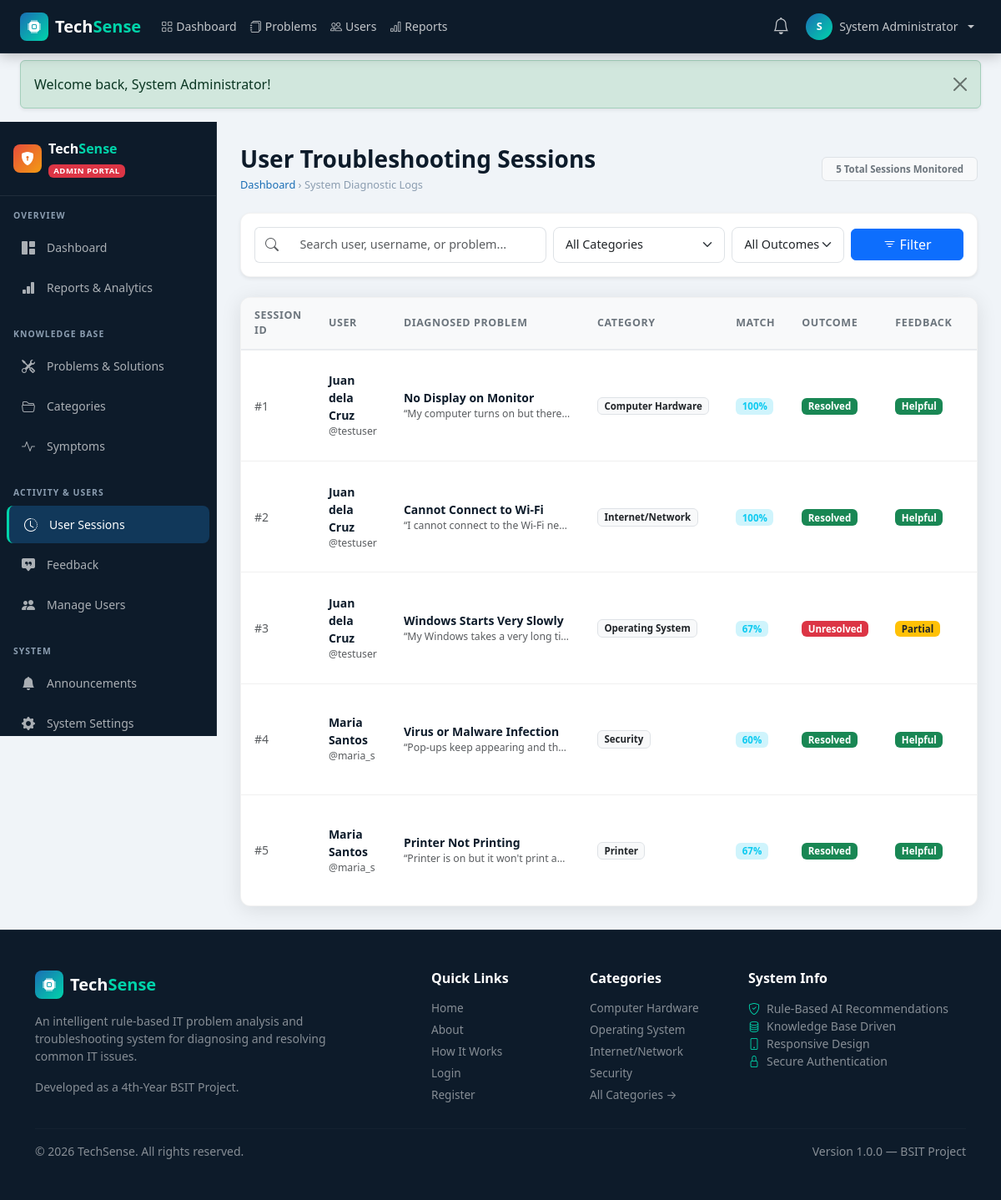
Screenshot of /admin/sessions.php (signed in) with the database file from the repository.
### tables this page shows
CREATE TABLE IF NOT EXISTS troubleshooting_sessions (
    id INT AUTO_INCREMENT PRIMARY KEY,
    user_id INT NOT NULL,
    problem_id INT,
    category_id INT,
    user_description TEXT,
    selected_symptoms TEXT,
    match_score DECIMAL(5,2) DEFAULT 0,
    result ENUM('resolved','unresolved','in_progress') DEFAULT 'in_progress',
    status ENUM('active','closed') DEFAULT 'active',
    created_at TIMESTAMP DEFAULT CURRENT_TIMESTAMP,
    FOREIGN KEY (user_id) REFERENCES users(id) ON DELETE CASCADE,
    FOREIGN KEY (problem_id) REFERENCES problems(id) ON DELETE SET NULL,
    FOREIGN KEY (category_id) REFERENCES categories(id) ON DELETE SET NULL
);

CREATE TABLE IF NOT EXISTS users (
    id INT AUTO_INCREMENT PRIMARY KEY,
    full_name VARCHAR(150) NOT NULL,
    email VARCHAR(150) NOT NULL UNIQUE,
    username VARCHAR(80) NOT NULL UNIQUE,
    password VARCHAR(255) NOT NULL,
    role ENUM('admin','user') DEFAULT 'user',
    status ENUM('active','disabled') DEFAULT 'active',
    created_at TIMESTAMP DEFAULT CURRENT_TIMESTAMP
);

CREATE TABLE IF NOT EXISTS problems (
    id INT AUTO_INCREMENT PRIMARY KEY,
    category_id INT NOT NULL,
    problem_name VARCHAR(200) NOT NULL,
    description TEXT,
    difficulty ENUM('Beginner','Intermediate','Advanced') DEFAULT 'Beginner',
    estimated_time VARCHAR(50) DEFAULT '5-15 minutes',
    warning TEXT,
    status ENUM('active','inactive') DEFAULT 'active',
    created_at TIMESTAMP DEFAULT CURRENT_TIMESTAMP,
    FOREIGN KEY (category_id) REFERENCES categories(id) ON DELETE CASCADE
);

CREATE TABLE IF NOT EXISTS categories (
    id INT AUTO_INCREMENT PRIMARY KEY,
    category_name VARCHAR(100) NOT NULL,
    description TEXT,
    icon VARCHAR(60) DEFAULT 'bi-cpu',
    status ENUM('active','inactive') DEFAULT 'active',
    created_at TIMESTAMP DEFAULT CURRENT_TIMESTAMP
);

CREATE TABLE IF NOT EXISTS feedback (
    id INT AUTO_INCREMENT PRIMARY KEY,
    session_id INT NOT NULL,
    user_id INT NOT NULL,
    rating ENUM('helpful','partial','not_helpful') NOT NULL,
    comments TEXT,
    created_at TIMESTAMP DEFAULT CURRENT_TIMESTAMP,
    FOREIGN KEY (session_id) REFERENCES troubleshooting_sessions(id) ON DELETE CASCADE,
    FOREIGN KEY (user_id) REFERENCES users(id) ON DELETE CASCADE
);

### admin/sessions.php (the view, shortened to what this page needs)
<?php
require_once __DIR__ . '/../config/db.php';
require_once __DIR__ . '/../includes/functions.php';
$q              = isset($_GET['q']) ? sanitize($_GET['q']) : '';
$page           = isset($_GET['page']) ? (int)$_GET['page'] : 1;
$perPage        = 12;
$where = ["1=1"];
$params = [];
$whereSql = implode(' AND ', $where);
$countSql = "SELECT COUNT(*) FROM troubleshooting_sessions s
             JOIN users u ON s.user_id = u.id
             LEFT JOIN problems p ON s.problem_id = p.id
             WHERE $whereSql";
$dataSql  = "SELECT s.*, u.full_name, u.username, u.email, p.problem_name, c.category_name, f.rating as fb_rating
             FROM troubleshooting_sessions s
             JOIN users u ON s.user_id = u.id
             LEFT JOIN problems p ON s.problem_id = p.id
             LEFT JOIN categories c ON s.category_id = c.id
             LEFT JOIN feedback f ON s.id = f.session_id
             WHERE $whereSql
             ORDER BY s.created_at DESC";
$pagination = paginate($pdo, $countSql, $dataSql, $params, $page, $perPage);
$sessions = $pagination['data'];
require_once __DIR__ . '/../includes/header.php';
?>
<div class="ts-layout">
  <?php require_once __DIR__ . '/../includes/admin-sidebar.php'; ?>
  <main class="ts-content">
    <div class="d-flex flex-column flex-md-row justify-content-between align-items-md-center mb-4 gap-3">
      <div>
        <h1 class="h3 fw-bold text-navy mb-1">User Troubleshooting Sessions</h1>
        <div class="ts-breadcrumb">
          <a href="<?= BASE_URL ?>/admin/dashboard.php">Dashboard</a> &rsaquo;
          <span>System Diagnostic Logs</span>
        </div>
      </div>
      <div>
        <span class="badge bg-light text-secondary border px-3 py-2">
          <?= $pagination['total'] ?> Total Sessions Monitored
        </span>
      </div>
    </div>
    <div class="ts-card p-3 mb-4 shadow-sm">
      <form method="GET" action="<?= BASE_URL ?>/admin/sessions.php" class="row g-2 align-items-center">
        <div class="col-md-5">
          <div class="input-group">
            <span class="input-group-text bg-white border-end-0"><i class="bi bi-search text-muted"></i></span>
            <input type="text" name="q" class="form-control ts-form-control border-start-0" placeholder="Search user, username, or problem..." value="<?= e($q) ?>">
          </div>
        </div>
        <div class="col-sm-6 col-md-3">
          <select name="category" class="form-select ts-form-control">
            <option value="0">All Categories</option>
          </select>
        </div>
        <div class="col-sm-6 col-md-2">
          <select name="result" class="form-select ts-form-control">
            <option value="">All Outcomes</option>
          </select>
        </div>
        <div class="col-md-2">
          <button type="submit" class="btn btn-primary w-100"><i class="bi bi-filter"></i> Filter</button>
        </div>
      </form>
    </div>
    <div class="ts-card">
      <div class="ts-card-body p-0">
        <div class="table-responsive">
          <table class="ts-table mb-0">
            <thead>
              <tr>
                <th>Session ID</th>
                <th>User</th>
                <th>Diagnosed Problem</th>
                <th>Category</th>
                <th>Match</th>
                <th>Outcome</th>
                <th>Feedback</th>
                <th>Date</th>
              </tr>
            </thead>
            <tbody>
              <?php if (!empty($sessions)): ?>
                <?php foreach ($sessions as $s): ?>
                  <tr>
                    <td class="text-muted small">#<?= $s['id'] ?></td>
                    <td>
                      <div class="fw-semibold text-navy"><?= e($s['full_name']) ?></div>
                      <div class="text-muted small">@<?= e($s['username']) ?></div>
                    </td>
                    <td>
                      <div class="fw-semibold text-navy"><?= e($s['problem_name'] ?: 'Custom Problem') ?></div>
                      <div class="text-muted small text-truncate" style="max-width: 200px;">&ldquo;<?= e($s['user_description']) ?>&rdquo;</div>
                    </td>
                    <td>
                      <span class="badge bg-light text-dark border"><?= e($s['category_name'] ?: 'General') ?></span>
                    </td>
                    <td>
                      <span class="badge bg-info-subtle text-info fw-bold"><?= round($s['match_score']) ?>%</span>
                    </td>
                    <td><?= resultBadge($s['result']) ?></td>
                    <td>
                      <?php if ($s['fb_rating']): ?>
                        <span class="badge <?= $s['fb_rating'] === 'helpful' ? 'bg-success' : ($s['fb_rating'] === 'partial' ? 'bg-warning text-dark' : 'bg-danger') ?>">
                          <?= ucfirst($s['fb_rating']) ?>
                        </span>
                      <?php else: ?>
                        <span class="text-muted small">None</span>
                      <?php endif; ?>
                    </td>
                    <td class="text-muted small"><?= formatDate($s['created_at'], 'M d, Y h:i A') ?></td>
                  </tr>
                <?php endforeach; ?>
              <?php else: ?>
                <tr>
                  <td colspan="8" class="text-center py-5 text-muted">No diagnostic sessions logged.</td>
                </tr>
              <?php endif; ?>
            </tbody>
          </table>
        </div>
      </div>
    </div>
  </main>
</div>
<?php require_once __DIR__ . '/../includes/footer.php'; ?>

### includes/functions.php (shortened to what this page needs)
<?php
function e(string $str): string {
    return htmlspecialchars($str, ENT_QUOTES | ENT_SUBSTITUTE, 'UTF-8');
}
function resultBadge(string $result): string {
    $map = [
        'resolved'    => ['bg-success',  'Resolved'],
        'unresolved'  => ['bg-danger',   'Unresolved'],
        'in_progress' => ['bg-warning text-dark', 'In Progress'],
    ];
    [$class, $label] = $map[$result] ?? ['bg-secondary', ucfirst($result)];
    return '<span class="badge ' . $class . '">' . $label . '</span>';
}
function paginate(PDO $pdo, string $countSql, string $dataSql, array $params, int $page, int $perPage = 10): array {
    $countStmt = $pdo->prepare($countSql);
    $countStmt->execute($params);
    $total = (int) $countStmt->fetchColumn();
    $totalPages = max(1, (int) ceil($total / $perPage));
    $page = max(1, min($page, $totalPages));
    $offset = ($page - 1) * $perPage;
    $dataStmt = $pdo->prepare($dataSql . " LIMIT $perPage OFFSET $offset");
    $dataStmt->execute($params);
    $data = $dataStmt->fetchAll();
    return [
        'data'        => $data,
        'total'       => $total,
        'page'        => $page,
        'per_page'    => $perPage,
        'total_pages' => $totalPages,
    ];
}

### assets/css/style.css (style rules this page uses)
:root { --ts-navy: #0d1b2a; --ts-navy-light: #1b2d42; --ts-navy-mid: #162236; --ts-blue: #1a6eb5; --ts-blue-light: #2181d4; --ts-accent: #00d4aa; --ts-accent-dark: #00b894; --ts-text: #e8ecf0; --ts-text-muted: #8b9db0; --ts-card-bg: #ffffff; --ts-border: rgba(255, 255, 255, 0.08); --ts-sidebar-w: 260px; --ts-navbar-h: 64px; --ts-radius: 12px; --ts-radius-sm: 8px; --ts-shadow: 0 4px 24px rgba(0, 0, 0, 0.10); --ts-shadow-lg: 0 8px 40px rgba(0, 0, 0, 0.16); }
*, *::before, *::after { box-sizing: border-box; }
body { font-family: 'Segoe UI', system-ui, -apple-system, sans-serif; background-color: #f0f4f8; color: #2c3e50; min-height: 100vh; display: flex; flex-direction: column; }
a { text-decoration: none; }
.ts-layout { display: flex; min-height: calc(100vh - var(--ts-navbar-h)); }
.ts-content { flex: 1; padding: 1.75rem; overflow-x: hidden; }
.ts-breadcrumb { font-size: 0.8rem; color: var(--ts-text-muted); }
.ts-breadcrumb a { color: var(--ts-blue); }
.ts-card { background: #fff; border-radius: var(--ts-radius); box-shadow: var(--ts-shadow); border: 1px solid rgba(0, 0, 0, 0.05); overflow: hidden; }
.ts-card-body { padding: 1.25rem; }
.ts-table { width: 100%; border-collapse: collapse; }
.ts-table th { background: #f8f9fa; font-size: 0.78rem; font-weight: 600; text-transform: uppercase; letter-spacing: 0.05em; color: #6c757d; padding: 0.75rem 1rem; border-bottom: 2px solid #e9ecef; }
.ts-table td { padding: 0.85rem 1rem; border-bottom: 1px solid #f0f0f0; font-size: 0.875rem; vertical-align: middle; }
.ts-table tr:last-child td { border-bottom: none; }
.ts-form-control { border: 1.5px solid #dee2e6; border-radius: var(--ts-radius-sm); padding: 0.6rem 0.9rem; font-size: 0.9rem; transition: border-color 0.2s; }
.badge { font-size: 0.72rem; padding: 0.35em 0.65em; border-radius: 6px; }
.text-navy { color: var(--ts-navy) !important; }

### rows the page displays
troubleshooting_sessions: id "1", user.full_name "Juan dela Cruz", user.username "testuser", problem.problem_name "No Display on Monitor", user_description "My computer turns on but there…", category.category_name "Computer Hardware", match_score "100", label "Resolved", feedback.rating "Helpful"
troubleshooting_sessions: id "2", user.full_name "Juan dela Cruz", user.username "testuser", problem.problem_name "Cannot Connect to Wi-Fi", user_description "I cannot connect to the Wi-Fi ne…", category.category_name "Internet/Network", match_score "100", label "Resolved", feedback.rating "Helpful"
troubleshooting_sessions: id "3", user.full_name "Juan dela Cruz", user.username "testuser", problem.problem_name "Windows Starts Very Slowly", user_description "My Windows takes a very long ti…", category.category_name "Operating System", match_score "67", label "Unresolved", feedback.rating "Partial"
troubleshooting_sessions: id "4", user.full_name "Maria Santos", user.username "maria_s", problem.problem_name "Virus or Malware Infection", user_description "Pop-ups keep appearing and th…", category.category_name "Security", match_score "60", label "Resolved", feedback.rating "Helpful"
troubleshooting_sessions: id "5", user.full_name "Maria Santos", user.username "maria_s", problem.problem_name "Printer Not Printing", user_description "Printer is on but it won't print a…", category.category_name "Printer", match_score "67", label "Resolved", feedback.rating "Helpful"

### other values shown
substr($curUser['full_name'], 0, 1) "S"
$curUser['full_name'] "System Administrator"
$flash['message'] "Welcome back, System Administrator!"
$pagination['total'] "5"
